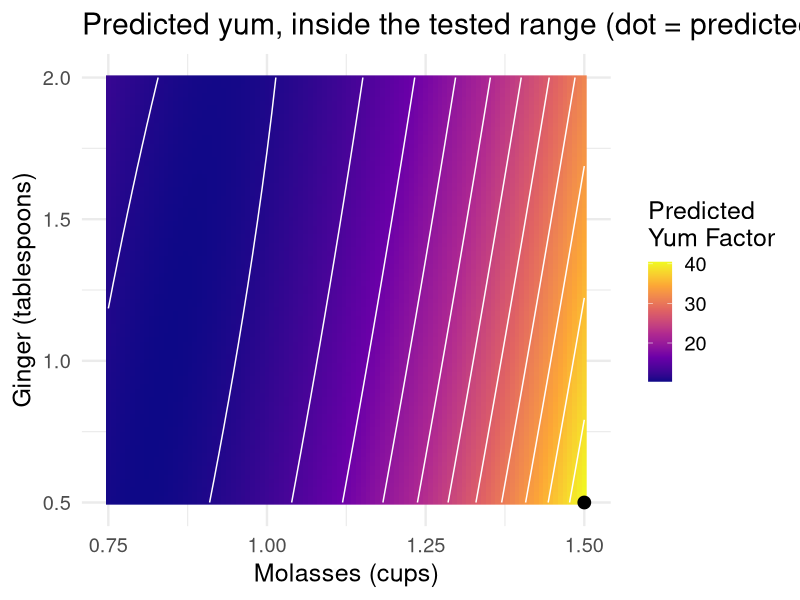
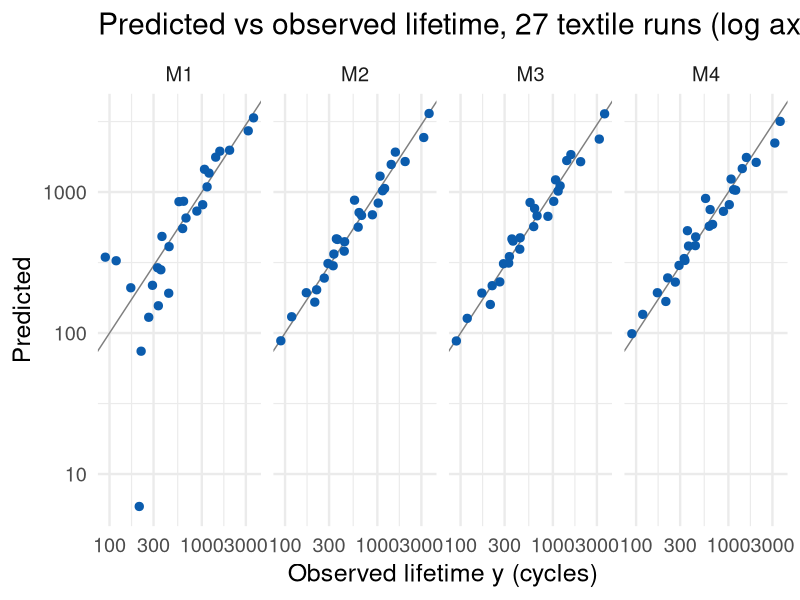

Source code (R) for these figures, in order:
# slides_recitation_11_rsm.R
# Recomputes every figure/number on the Recitation 11 (RSM) slides.
# Run from the repo root:  source("functions/slides_recitation_11_rsm.R")
# Data: workshops/gingerbread_test1.csv, workshops/recitation11_textile.csv
library(dplyr)
library(tidyr)
library(readr)
library(ggplot2)
library(broom)

out = "docs-v3/images/slides/recitation-11/"

# ---- Gingerbread: second-order model m3 and its contour ----
cookies = read_csv("workshops/gingerbread_test1.csv", show_col_types = FALSE)
m3 = lm(yum ~ molasses * ginger + I(molasses^2) + I(ginger^2), data = cookies)
print(round(coef(m3), 2))
print(glance(m3) %>% select(r.squared))

grid = expand_grid(molasses = seq(0.75, 1.5, length.out = 100),
                   ginger = seq(0.5, 2, length.out = 100))
grid$yum = predict(m3, newdata = grid)
best = grid %>% slice_max(yum, n = 1)
print(best)

g1 = ggplot(grid, aes(x = molasses, y = ginger, z = yum)) +
  geom_raster(aes(fill = yum)) +
  geom_contour(color = "white", bins = 12) +
  geom_point(data = best, aes(x = molasses, y = ginger), inherit.aes = FALSE, size = 4, color = "black") +
  scale_fill_viridis_c(option = "plasma", name = "Predicted\nYum Factor") +
  labs(title = "Predicted yum, inside the tested range (dot = predicted best)",
       x = "Molasses (cups)", y = "Ginger (tablespoons)") +
  theme_minimal(base_size = 18)
ggsave(paste0(out, "gen_contour_yum.png"), g1, width = 9, height = 5.6, dpi = 110)

# ---- Textiles: models M1-M4 (Table 12.8 / 12.9) ----
d = read_csv("workshops/recitation11_textile.csv", show_col_types = FALSE)
print(max(d$y) / min(d$y))  # 40.4

m1 = lm(y ~ length + amplitude + load + I(length^2) + I(amplitude^2) + I(load^2) +
          length:amplitude + amplitude:load + length:load, data = d)
m2 = lm(log(y) ~ length + amplitude + load, data = d)
m3t = lm(log(y) ~ log(length) + log(amplitude) + log(load), data = d)
# M4: power model with the exponents of M3 rounded: y = k (l/A)^5 L^-3
k = exp(mean(log(d$y) - 5*log(d$length/d$amplitude) + 3*log(d$load)))

d$M1 = fitted(m1)
d$M2 = exp(fitted(m2))
d$M3 = exp(fitted(m3t))
d$M4 = k * (d$length / d$amplitude)^5 * d$load^-3

p = c(10, 4, 4, 4)
rss = sapply(c("M1", "M2", "M3", "M4"), function(m) sum((d$y - d[[m]])^2))
df = c(17, 23, 23, 23)
tab = tibble(model = c("M1", "M2", "M3", "M4"), rss_e3 = rss / 1000, df = df,
             ms = rss_e3 / df * 1000 / 1000 * 1, p = p) %>%
  mutate(ms = rss / df / 1000, avgvar = ms * p / 27)
print(tab %>% mutate(across(where(is.numeric), ~round(., 1))))

long = d %>% mutate(run = row_number()) %>%
  select(run, y, M1, M2, M3, M4) %>%
  pivot_longer(M1:M4, names_to = "model", values_to = "pred")
g2 = ggplot(long, aes(x = y, y = pred)) +
  geom_abline(slope = 1, intercept = 0, color = "grey50") +
  geom_point(size = 2.5, color = "#0b5cad") +
  facet_wrap(~model, nrow = 1) +
  scale_x_log10() + scale_y_continuous(trans = "log10") +
  labs(title = "Predicted vs observed lifetime, 27 textile runs (log axes)",
       x = "Observed lifetime y (cycles)", y = "Predicted") +
  theme_minimal(base_size = 18)
ggsave(paste0(out, "gen_textile_fit.png"), g2, width = 11, height = 4.6, dpi = 110)
